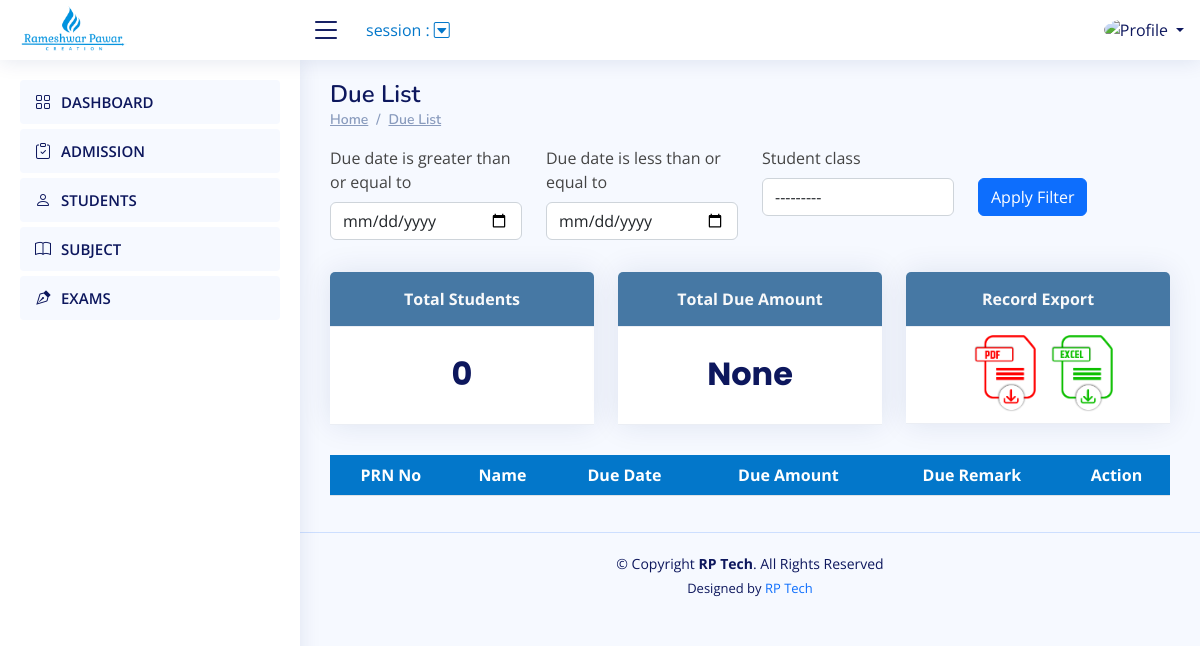
The app's page /Staff/due_list/, older data.
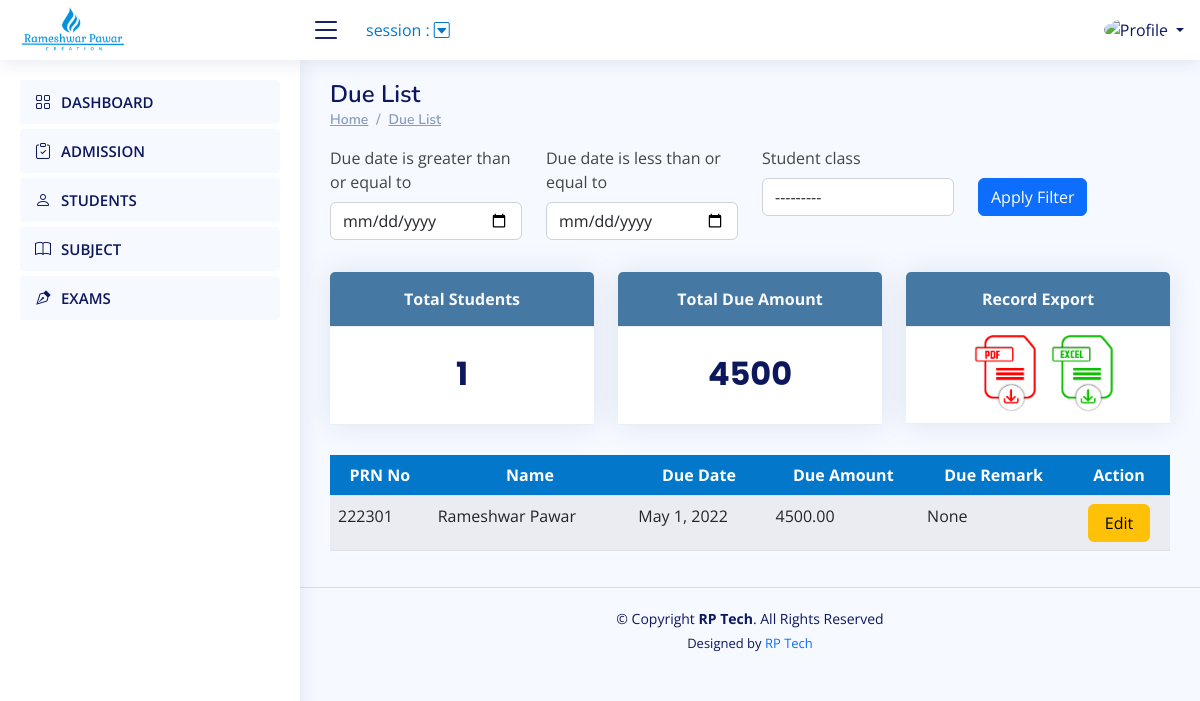
The same page, newer data.
### Developer/models.py (models this page shows)
class DB_Fees(models.Model):
    add_fees=models.DecimalField(max_digits=10, decimal_places=2,null=True)
    fees_remark=models.CharField(max_length=250,null=True)
    student_username=models.CharField(max_length=250,null=True)
    operator_username=models.CharField(max_length=250,null=True) #this field used for checking Operator Name
    operator_name=models.CharField(max_length=250,null=True) #this field used for checking Operator Name
    student_prn_no=models.IntegerField(null=True)
    student_name=models.CharField(max_length=250,null=True)
    student_class=models.CharField(max_length=50,choices=CLASS,null=True)
    received_date=models.DateField(auto_now=False, auto_now_add=True)
    received_remark=models.CharField(max_length=250 ,null=True)
    received_amount=models.DecimalField(max_digits=10, decimal_places=2,null=True)
    amount_word=models.CharField(max_length=250)
    payment_mode=models.CharField(max_length=50,choices=PAYMENT_MODE)
    due_date=models.DateField(auto_now=False, auto_now_add=False,blank=True,null=True)
    due_amount=models.DecimalField(max_digits=10, decimal_places=2,null=True,blank=True)
    due_remark=models.CharField(max_length=250,null=True,blank=True)

### Staff/views.py (the view)
# urls.py: path('due_list/', Staff_view.due_list, name='due_list'),
def due_list(request):
    due_records=DB_Fees.objects.exclude(Q(due_amount__isnull=True) | Q(due_amount=0))
    Filter=DueFees_Filter(request.GET, queryset=due_records)
    rec2=Filter.qs
    total_students=rec2.count()
    total_value = rec2.aggregate(Sum('due_amount'))
    total_due_amount = str(total_value['due_amount__sum'])
    context={'rec':rec2,'filter':Filter,'total_students':total_students,'total_due_amount':total_due_amount}
    return render(request,"due_list.html",context)

### Staff/templates/due_list.html (shortened to what this page needs)
{% extends 'staff_base.html' %}
{% load crispy_forms_tags %}
{% load static %}
{% block content %}
<main id="main" class="main">
    <div class="pagetitle">
        <h1>Due List</h1>
        <nav>
            <ol class="breadcrumb">
                <li class="breadcrumb-item"><a href="#">Home</a></li>
                <li class="breadcrumb-item"><a href="#">Due List </a></li>
            </ol>
        </nav>
    </div>
        <form action="" method="GET">
        <div class="row">
                <div class="col-sm-3">{{filter.form.start_date|as_crispy_field}}</div>
                <div class="col-sm-3">{{filter.form.end_date|as_crispy_field}}</div>
                <div class="col-sm-3">{{filter.form.student_class|as_crispy_field}}</div>
                <div class="col-sm-3 py-2"><input type="submit" value="Apply Filter" class="btn btn-primary mt-4"></div>
        </div>
        </form>
    <div class="row mt-2">
        <div class="col-md mt-2" data-aos="zoom-in" data-aos-delay="0" data-aos-duration="1000">
            <div class="card text-center">
                <div class="card-header alert-dark text-light" style="background:#4678A4;">
                    <b>Total Students</b>
                </div>
                <div class="card-header  py-2" data-aos="fade-down" data-aos-easing="linear" data-aos-delay="800"
                    data-aos-duration="800">
                    <h1 class="card-title" style="font-size:32px;"><b>{{total_students}}</b></h1>
                </div>
            </div>
        </div>
        <div class="col-md mt-2" data-aos="zoom-in" data-aos-delay="200" data-aos-duration="1000">
            <div class="card text-center">
                <div class="card-header alert-dark text-light" style="background:#4678A4;">
                    <b>Total Due Amount </b>
                </div>
                <div class="card-header  py-2" data-aos="fade-down" data-aos-easing="linear" data-aos-delay="800"
                    data-aos-duration="800">
                    <h1 class="card-title" style="font-size:32px;"><b>{{total_due_amount}}</b></h1>
                </div>
            </div>
        </div>
        <div class="col-md mt-2" data-aos="zoom-in" data-aos-delay="400" data-aos-duration="1000">
            <div class="card text-center">
                <div class="card-header alert-dark text-light" style="background:#4678A4;">
                    <b>Record Export </b>
                </div>
                <div class="card-header  py-2" data-aos="fade-down" data-aos-easing="linear" data-aos-delay="800"
                    data-aos-duration="800">
                    <a href="{% url 'export_pdf_deu_records' %}"><img src="{% static 'img/export_pdf.png' %}" alt="" style="width:63px; margin-left:10px;"></a>
                    <a href="{% url 'export_excel_deu_records' %}"><img src="{% static 'img/export_excel.png' %}" alt="" style="width:63px; margin-left:10px;"></a>
                </div>
            </div>
        </div>
    </div>
    <section class="section dashboard">
        <div class="row">
            <div class="col-lg-12">
                <div class="row">
                    <div class="container" style=" overflow:scroll;">
                        <table id="example" class="table table-striped " style="overflow:scroll; width:100%;min-width: max-content;">
                            <thead>
                                <tr style="background:rgb(3, 119, 202);">
                                        <th scope="col" class="text-center text-white" style="">PRN No</th>
                                        <th scope="col" class="text-center text-white" style="">Name</th>
                                        <th scope="col" class="text-center text-white" style="">Due Date</th>
                                        <th scope="col" class="text-center text-white" style="">Due Amount</th>
                                        <th scope="col" class="text-center text-white" style="">Due Remark</th>
                                        <th scope="col" class="text-center text-white" style="">Action</th>
                                </tr>
                            </thead>
                            <tbody>
                                {% if rec %}
                                {% for r in rec %}
                                <tr>
                                    <td>{{r.student_prn_no}}</td>
                                    <td>{{r.student_name}}</td>
                                    <td>{{r.due_date}}</td>
                                    <td>{{r.due_amount}}</td>
                                    <td>{{r.due_remark}}</td>
                                    <td>
                                        <center>
                                            <a href="{% url 'due_update' r.id %}" class="btn btn-warning px-3">Edit</a>
                                        </center>
                                    </td>
                                </tr>
                                {% endfor %}
                                {% endif %}
                            </tbody>
                        </table>
                    </div>
                </div>
            </div>
        </div>
    </section>
</main>
{% endblock content %}

### Staff/templates/staff_base.html (shortened to what this page needs)
{% load static %}
<!DOCTYPE html>
<html lang="en">
<head>
    <link rel="stylesheet" href="{% static 'css/base_style.css' %}">
    <link href="https://unpkg.com/aos@2.3.1/dist/aos.css" rel="stylesheet">
    <link rel="stylesheet" href="https://cdn.jsdelivr.net/npm/bootstrap-icons@1.10.3/font/bootstrap-icons.css">
</head>
<body>
<header id="header" class="header fixed-top d-flex align-items-center">
    <div class="d-flex align-items-center justify-content-between">
        <a href=" " class="logo d-flex align-items-center">
            <img src="{% static 'img/developer_logo.png' %}" alt="RP Tech - Logo">
        </a>
        <i class="bi bi-list toggle-sidebar-btn"></i>
    </div>
    <div class="px-4" >
       <a href="{% url 'update_education_session' %}" style="text-decoration:none;color:rgb(3, 119, 202);"> session : {{user.academic_session_staff}} <i class="bi bi-caret-down-square" ></i></a>
    </div>
    <nav class="header-nav ms-auto">
        <ul class="d-flex align-items-center">
            <li class="nav-item dropdown pe-3 text-center  ">
                <a class="nav-link nav-profile d-flex align-items-center pe-0" href="#" data-bs-toggle="dropdown">
                    <img src="{% static 'img/profile_sample.jpg' %}" alt="Profile" class="rounded-circle">
                    <span class="d-none d-md-block dropdown-toggle ps-2">{{user.staff_name}}</span>
                </a>
            </li>
        </ul>
    </nav>
</header>
<aside id="sidebar" class="sidebar">
    <ul class="sidebar-nav" id="sidebar-nav">
        <li class="nav-item">
            <a class="nav-link " href="">
                <i class="bi bi-grid"></i>
                <span>DASHBOARD</span>
            </a>
        </li>
        <li class="nav-item">
            <a class="nav-link " href="{% url 'new_admission' %}">
                <i class="bi bi-clipboard-check"></i>
                <span>ADMISSION</span>
            </a>
        </li>
        <li class="nav-item">
            <a class="nav-link " href="{% url 'student_panel' %}">
                <i class="bi bi-person"></i>
                <span>STUDENTS</span>
            </a>
        </li>
        <li class="nav-item">
            <a class="nav-link " href="{% url 'manage_subjects' %}">
                <i class="bi bi-book"></i>
                <span>SUBJECT</span>
            </a>
        </li>
        <li class="nav-item">
            <a class="nav-link " href=" ">
                <i class="bi bi-vector-pen"></i>
                <span>EXAMS</span>
            </a>
        </li>
    </ul>
</aside>
    {% block content %}{% endblock content %}
    <footer id="footer" class="footer text-center">
        <div class="copyright">
            &copy; Copyright <strong><span>RP Tech</span></strong>. All Rights Reserved
        </div>
        <div class="credits">
            Designed by <a href="#" style="text-decoration:none;">RP Tech</a>
        </div>
    </footer>
</body>
</html>

Row changes from the older to the newer data that the page shows:
added DB_Fees: student_prn_no "222301", student_name "Rameshwar Pawar", due_date "May 1, 2022", due_amount "4500.00", due_remark "None"
Text that changed along with them:
{{ total_students }}: "0" → "1"
{{ total_due_amount }}: "None" → "4500"
